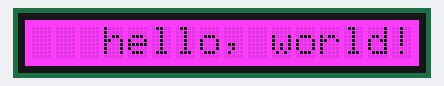
This sketch was run on a simulated Arduino Uno, built with avr-gcc and run on an emulated ATmega328P. Parts: 16×1 character LCD.

Above: at 0.1 s.
At 5.1 s:
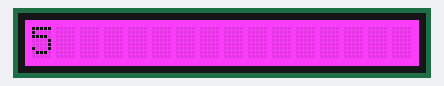
At 13.1 s:
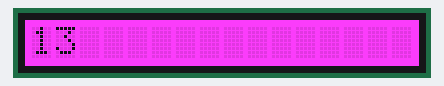
At 22.1 s:
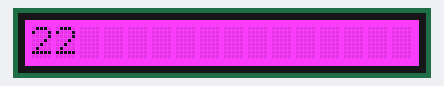
At 30.1 s:
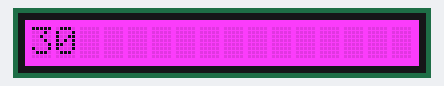
At 38.1 s:
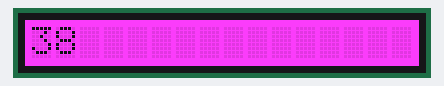

Measured:
- what the display in image 1 shows lasts 1.0 s, from 5.1 s to 6.1 s

The sketch:

millie_display.ino
```cpp
#include <Wire.h>
#include "rgb_lcd.h"

rgb_lcd lcd;

const int colorR = 255;
const int colorG = 0;
const int colorB = 255;

void setup()
{
    lcd.begin(16, 1);         // set up the LCD's number of columns and rows:
    lcd.setRGB(colorR, colorG, colorB);
    lcd.setCursor(3,0);
    lcd.print("hello, world!");
    delay(5000);
    lcd.clear();
}

void loop()
{
    lcd.setCursor(0, 0);      // set the cursor to column 0, line 0
    lcd.print(millis()/1000); // print the number of seconds since reset:
    delay(100);
}
```
